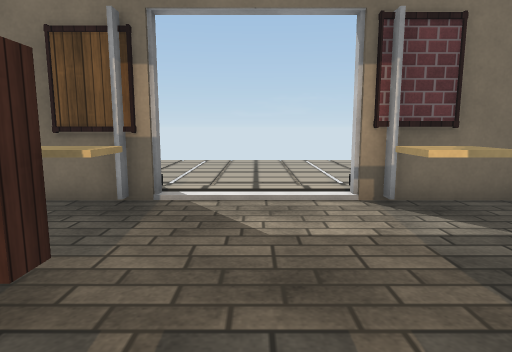
[1] (above)

24 first-person views from a walk through a Unity game level. The camera is 1.2 m above the floor, tilts 8° down and sees 75° across. Doors are open. The floor is counted in squares, 1 m on a side. Each view is taken from the middle of a square. On the plan, view 1 faces up. The plan holds only what a view shows up to about 14 squares ahead; the rest is blank. The place goes on beyond the plan. The player character is not drawn. Surface patterns are stand-ins for the level's own textures.

[2]
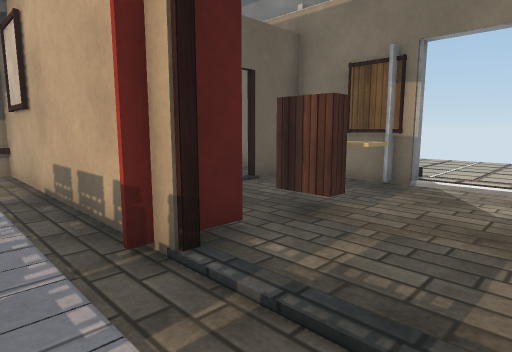

[3]
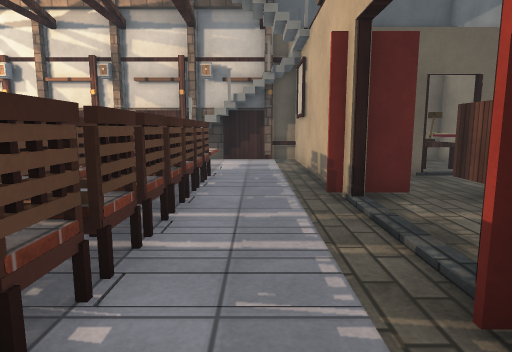

[4]
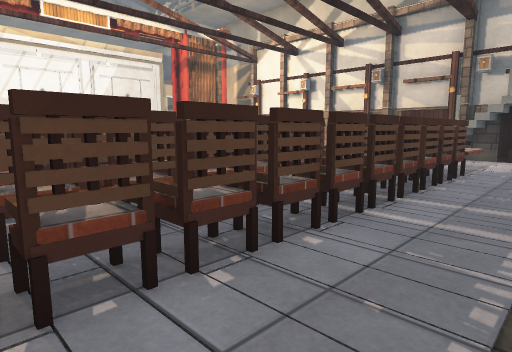

[5]
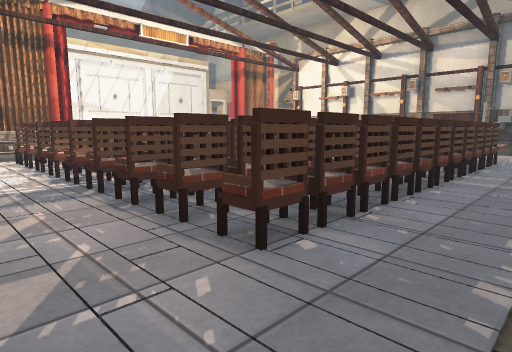

[6]
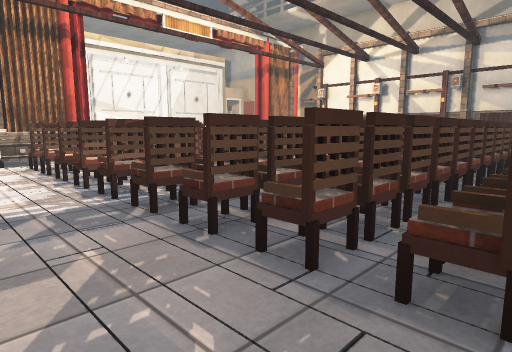

[7]
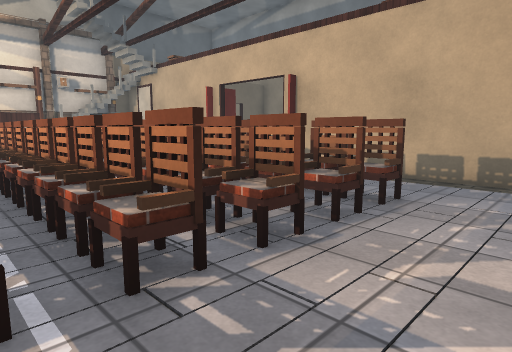

[8]
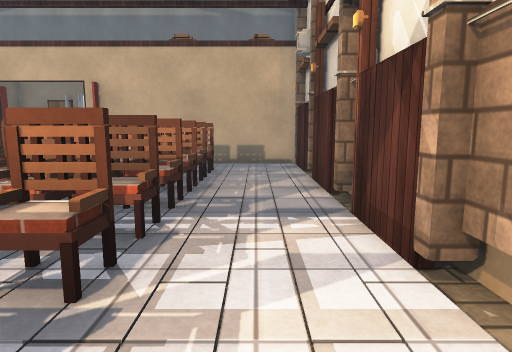

[9]
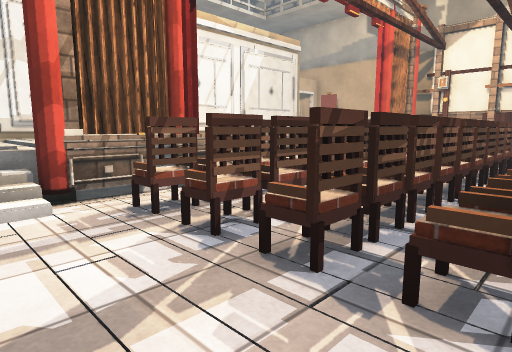

[10]
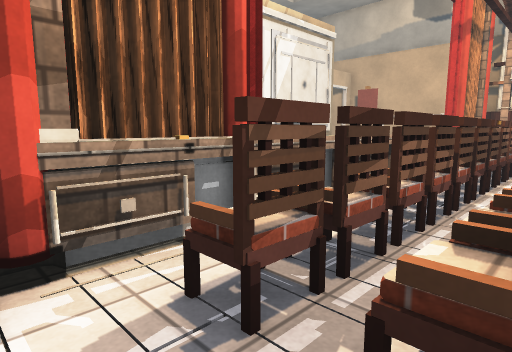

[11]
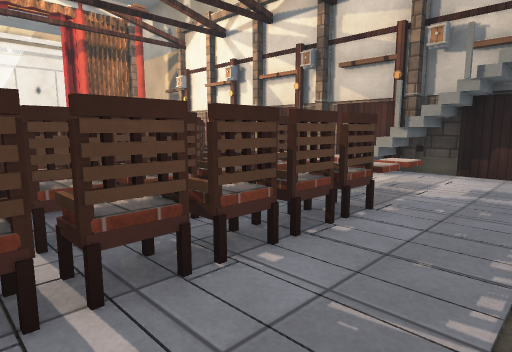

[12]
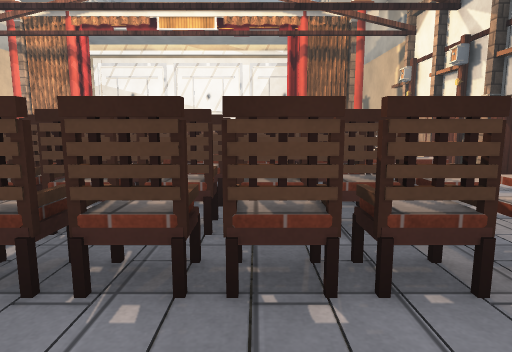

[13]
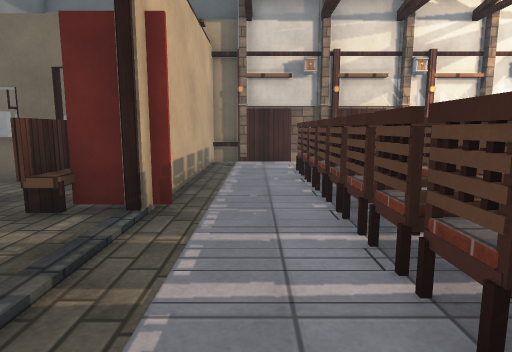

[14]
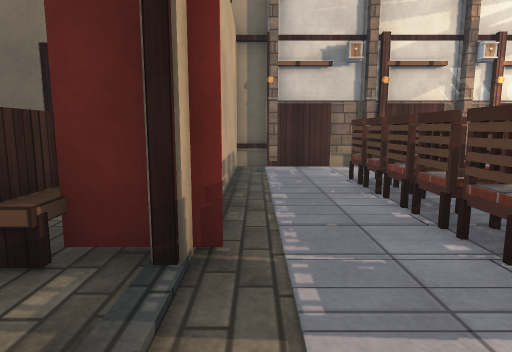

[15]
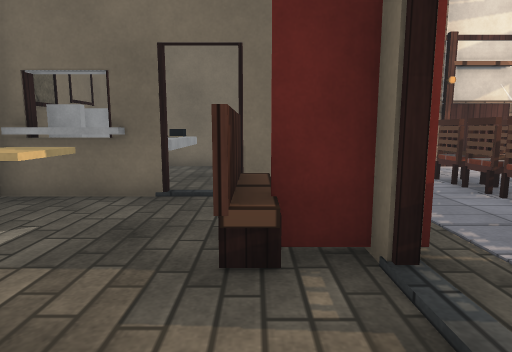

[16]
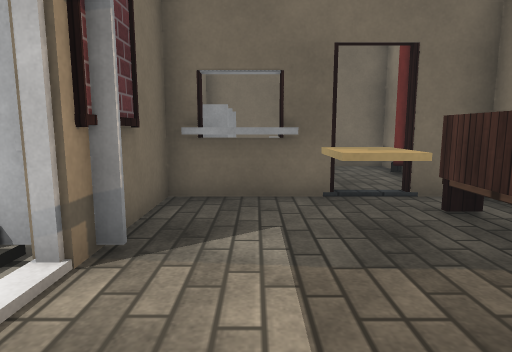

[17]
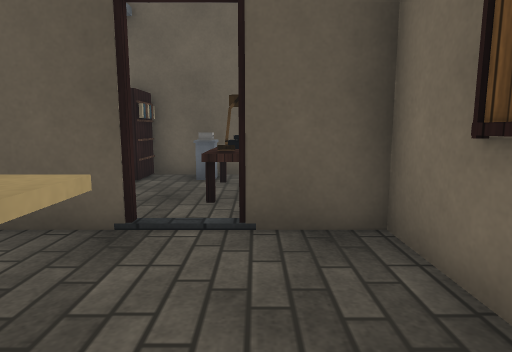

[18]
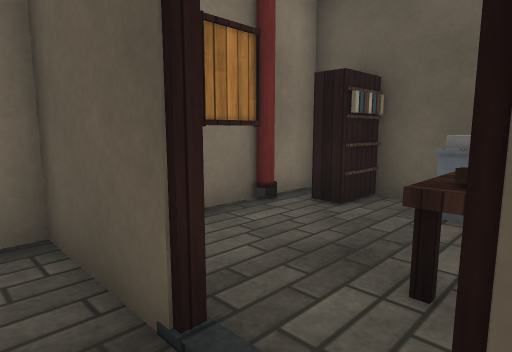

[19]
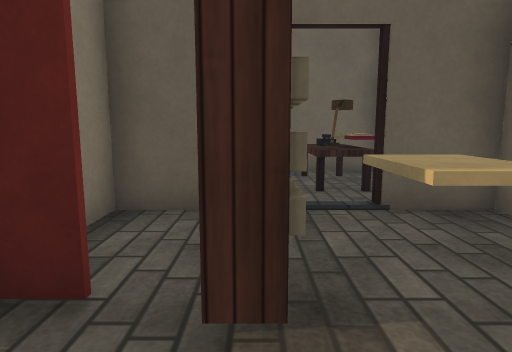

[20]
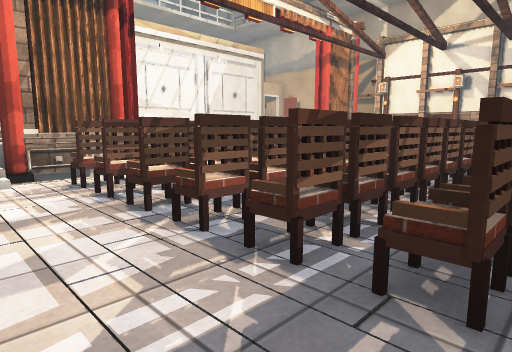

[21]
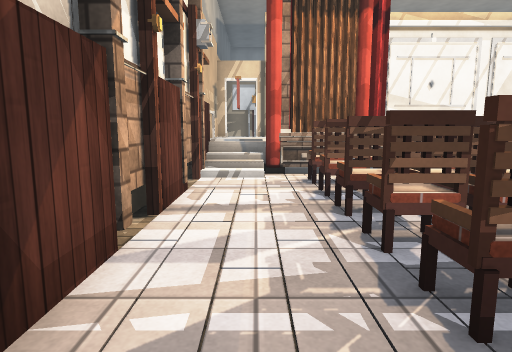

[22]
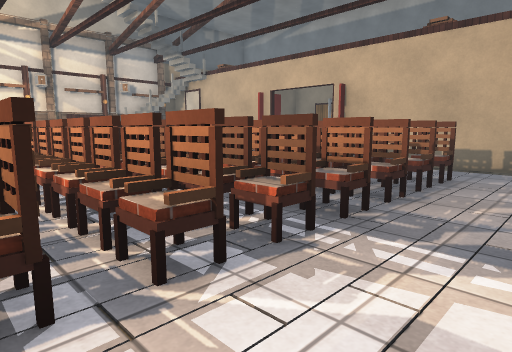

[23]
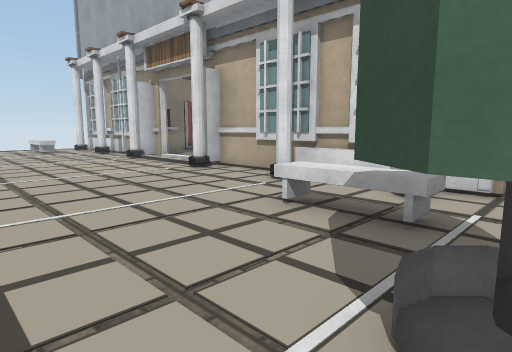

[24]
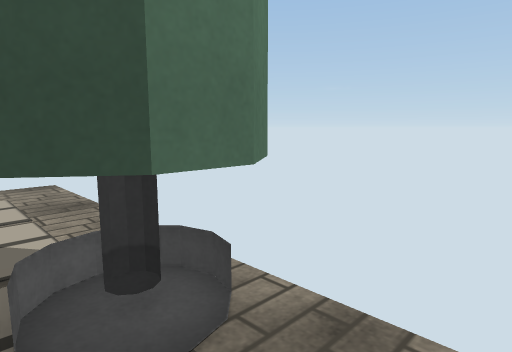

### Floor plan
Key: @ floor where view 1 was taken; # wall or solid block; x gap in a wall; . floor; / step, stairs or slope; ^ raised ledge; O other object.
Columns run from 12 left of view 1 to 10 right of it. Each row starts with its distance up from view 1.
 13  .....  ........
 12 #^..............
 11 #^#...............
 10  ^................
  9  .OOO............
  8  .OOO...........
  7  ..x..#...#...#
  6   #########///#####
  5       ##.........O#####
  4   ######.........O # ##
  3   #O##....##..#..#O#O##
  2   #....#..##..........#
  1   #O.O##..x...####....#
  0   #########.@.#########
 -1   #...................#
 -2   #...................#
 -3   #...##OOOOOOOOOOO...#
 -4   ##################..#
 -5       ##OOOOOOOOOOO#..#
 -6        #OOOOOOOOOOO#..#
 -7       ##OOOOOOOOOOO...#
 -8      ###############..#
 -9      #OOO OOOOOOOOO#..#
-10      #O     OOOOOOO...#
-11               ######..#
-12          OOOOOOOOOO#..#
-13              O OOOO#..#
-14           OOOOOOOOO...#
-15               ######..#
-16              #### #####

Where each view was taken, in squares from view 1:
view 1: 0 up, 0 right, facing up
view 2: 2 down, 1 right, facing up-left
view 3: 2 down, 4 right, facing left
view 4: 1 down, 5 right, facing down-left
view 5: 1 down, 9 right, facing down-left
view 6: 3 down, 9 right, facing down-left
view 7: 9 down, 9 right, facing up-left
view 8: 13 down, 8 right, facing up
view 9: 10 down, 9 right, facing down-left
view 10: 13 down, 8 right, facing down-left
view 11: 1 down, 0 right, facing down-left
view 12: 1 down, 3 left, facing down
view 13: 2 down, 3 left, facing right
view 14: 1 down, 1 left, facing right
view 15: 1 up, 1 left, facing right
view 16: 4 up, 1 left, facing right
view 17: 4 up, 1 left, facing left
view 18: 4 up, 4 left, facing down-left
view 19: 2 up, 0 right, facing left
view 20: 7 down, 9 right, facing down-left
view 21: 7 down, 8 right, facing down
view 22: 12 down, 9 right, facing up-left
view 23: 13 up, 11 left, facing down-right
view 24: 13 up, 10 left, facing down-left
